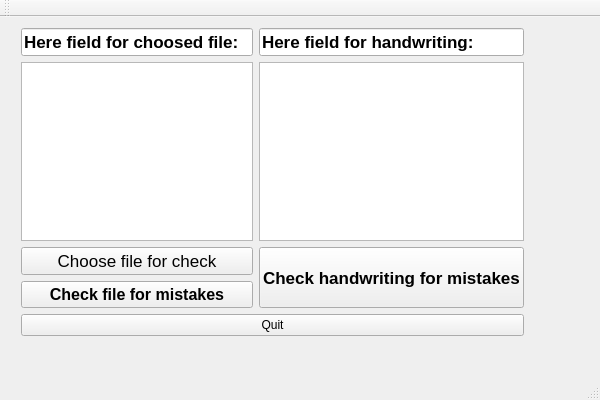
<?xml version="1.0" encoding="UTF-8"?>
<ui version="4.0">
 <class>MainWindow</class>
 <widget class="QMainWindow" name="MainWindow">
  <property name="geometry">
   <rect>
    <x>0</x>
    <y>0</y>
    <width>600</width>
    <height>400</height>
   </rect>
  </property>
  <property name="windowTitle">
   <string>MainWindow</string>
  </property>
  <widget class="QWidget" name="centralWidget">
   <widget class="QWidget" name="layoutWidget">
    <property name="geometry">
     <rect>
      <x>10</x>
      <y>0</y>
      <width>525</width>
      <height>330</height>
     </rect>
    </property>
    <layout class="QGridLayout" name="gridLayout">
     <item row="3" column="0">
      <widget class="QPushButton" name="ChooseFile">
       <property name="font">
        <font>
         <pointsize>13</pointsize>
         <italic>false</italic>
         <bold>false</bold>
        </font>
       </property>
       <property name="styleSheet">
        <string notr="true">::hover {
background-color: green;
color: #fff;
}
</string>
       </property>
       <property name="text">
        <string>Choose file for check</string>
       </property>
      </widget>
     </item>
     <item row="1" column="0">
      <widget class="QLineEdit" name="lineEdit_2">
       <property name="font">
        <font>
         <pointsize>13</pointsize>
         <italic>false</italic>
         <bold>true</bold>
         <underline>false</underline>
        </font>
       </property>
       <property name="text">
        <string>Here field for choosed file:</string>
       </property>
       <property name="readOnly">
        <bool>true</bool>
       </property>
      </widget>
     </item>
     <item row="4" column="0">
      <widget class="QPushButton" name="CheckFile">
       <property name="font">
        <font>
         <pointsize>12</pointsize>
         <italic>false</italic>
         <bold>true</bold>
         <underline>false</underline>
        </font>
       </property>
       <property name="styleSheet">
        <string notr="true">::hover {
background-color: green;
color: #fff;
}
</string>
       </property>
       <property name="text">
        <string>Check file for mistakes</string>
       </property>
      </widget>
     </item>
     <item row="2" column="1">
      <widget class="QPlainTextEdit" name="Handwriting">
       <property name="font">
        <font>
         <pointsize>11</pointsize>
         <italic>false</italic>
         <bold>false</bold>
        </font>
       </property>
       <property name="styleSheet">
        <string notr="true">
font: 11pt &quot;Lucida Console&quot;;
</string>
       </property>
      </widget>
     </item>
     <item row="3" column="1" rowspan="2">
      <widget class="QPushButton" name="CheckHandwriting">
       <property name="sizePolicy">
        <sizepolicy hsizetype="Preferred" vsizetype="Preferred">
         <horstretch>0</horstretch>
         <verstretch>0</verstretch>
        </sizepolicy>
       </property>
       <property name="font">
        <font>
         <pointsize>13</pointsize>
         <italic>false</italic>
         <bold>true</bold>
         <underline>false</underline>
        </font>
       </property>
       <property name="styleSheet">
        <string notr="true">::hover {
background-color: green;
color: #fff;
}
</string>
       </property>
       <property name="text">
        <string>Check handwriting for mistakes</string>
       </property>
      </widget>
     </item>
     <item row="2" column="0">
      <widget class="QPlainTextEdit" name="File">
       <property name="font">
        <font>
         <pointsize>11</pointsize>
         <italic>false</italic>
         <bold>false</bold>
        </font>
       </property>
       <property name="styleSheet">
        <string notr="true">font: 11pt &quot;Lucida Console&quot;;</string>
       </property>
       <property name="readOnly">
        <bool>true</bool>
       </property>
      </widget>
     </item>
     <item row="1" column="1">
      <widget class="QLineEdit" name="lineEdit">
       <property name="font">
        <font>
         <pointsize>13</pointsize>
         <italic>false</italic>
         <bold>true</bold>
         <underline>false</underline>
        </font>
       </property>
       <property name="text">
        <string>Here field for handwriting:</string>
       </property>
       <property name="readOnly">
        <bool>true</bool>
       </property>
      </widget>
     </item>
     <item row="5" column="0" colspan="2">
      <widget class="QPushButton" name="Quit">
       <property name="text">
        <string>Quit</string>
       </property>
      </widget>
     </item>
    </layout>
   </widget>
  </widget>
  <widget class="QMenuBar" name="menuBar">
   <property name="geometry">
    <rect>
     <x>0</x>
     <y>0</y>
     <width>600</width>
     <height>22</height>
    </rect>
   </property>
  </widget>
  <widget class="QToolBar" name="mainToolBar">
   <attribute name="toolBarArea">
    <enum>TopToolBarArea</enum>
   </attribute>
   <attribute name="toolBarBreak">
    <bool>false</bool>
   </attribute>
  </widget>
  <widget class="QStatusBar" name="statusBar"/>
 </widget>
 <layoutdefault spacing="6" margin="11"/>
 <resources>
  <include location="MainWindow.qrc"/>
 </resources>
 <connections/>
</ui>
